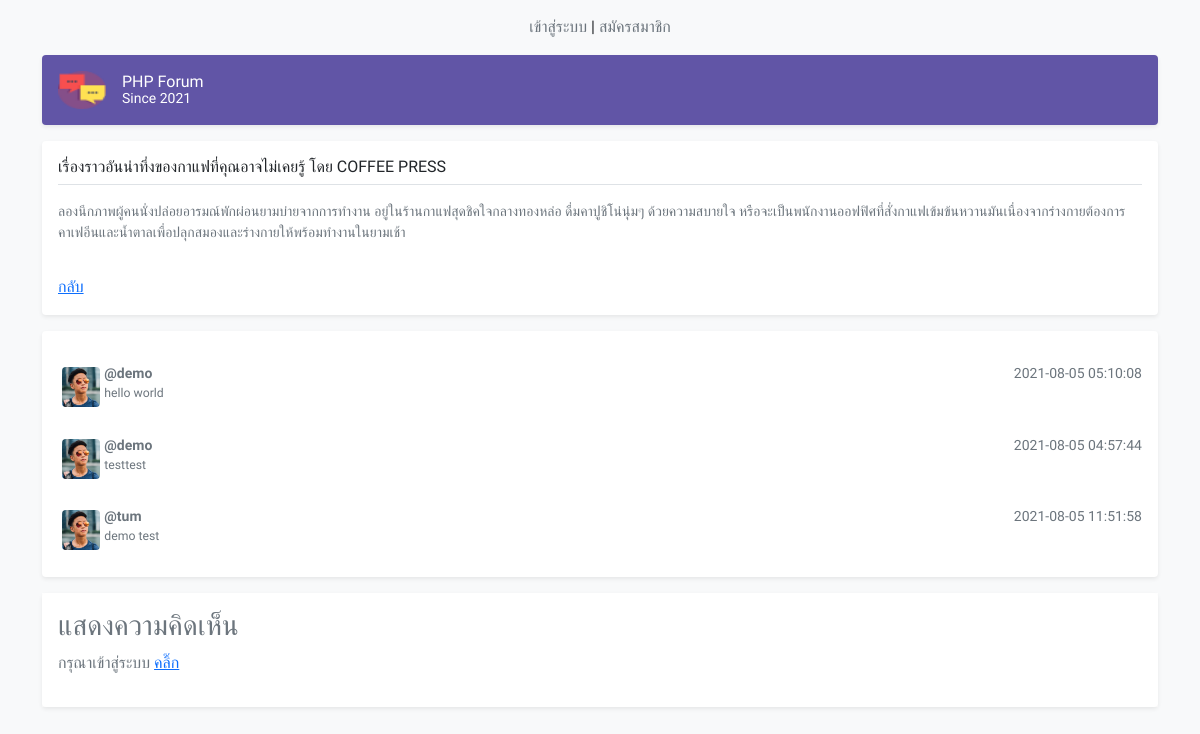
/show.php?post_id=1, run on the app's committed database.
### tables this page shows
CREATE TABLE `posts` (
  `id` bigint(20) NOT NULL AUTO_INCREMENT,
  `category_id` bigint(20) unsigned DEFAULT NULL,
  `member_id` int(11) DEFAULT NULL,
  `title` varchar(255) NOT NULL,
  `content` longtext NOT NULL,
  `created_at` timestamp NOT NULL ON UPDATE CURRENT_TIMESTAMP,
  PRIMARY KEY (`id`),
  KEY `category_id` (`category_id`),
  KEY `member_id` (`member_id`),
  CONSTRAINT `posts_ibfk_1` FOREIGN KEY (`category_id`) REFERENCES `categories` (`id`) ON DELETE NO ACTION,
  CONSTRAINT `posts_ibfk_2` FOREIGN KEY (`member_id`) REFERENCES `member` (`id`)
);

CREATE TABLE `comments` (
  `id` bigint(20) NOT NULL AUTO_INCREMENT,
  `member_id` int(11) NOT NULL,
  `post_id` bigint(20) NOT NULL,
  `message` varchar(255) NOT NULL,
  `created_at` datetime NOT NULL,
  PRIMARY KEY (`id`),
  KEY `member_id` (`member_id`),
  KEY `post_id` (`post_id`),
  CONSTRAINT `comments_ibfk_1` FOREIGN KEY (`member_id`) REFERENCES `member` (`id`),
  CONSTRAINT `comments_ibfk_2` FOREIGN KEY (`post_id`) REFERENCES `posts` (`id`)
);

CREATE TABLE `member` (
  `id` int(11) NOT NULL AUTO_INCREMENT,
  `icon` varchar(255) DEFAULT NULL,
  `username` varchar(255) NOT NULL,
  `password` varchar(255) NOT NULL,
  PRIMARY KEY (`id`)
);

### show.php (the view, shortened to what this page needs)
<!doctype html>
<html lang="en">
<head>
    <link href="https://cdn.jsdelivr.net/npm/bootstrap@5.0.2/dist/css/bootstrap.min.css" rel="stylesheet">
    <link rel="stylesheet" href="https://cdn.jsdelivr.net/npm/bootstrap-icons@1.5.0/font/bootstrap-icons.css">
    <link href="css/style.css" rel="stylesheet">
</head>
<body class="bg-light">
<main class="container">
    <?php include 'partials/header.php'; ?>
    <?php
    include 'partials/connect.php';
    $query = $conn->query("SELECT * FROM posts where id ='" . $_GET['post_id']. "' ");
    $post = $query->fetch_assoc();
    $comments = $conn->query("SELECT comments.message, comments.created_at, member.username AS member_username FROM comments INNER JOIN member ON member.id = comments.member_id where comments.post_id ='" . $_GET['post_id']. "' ORDER BY comments.id DESC ");
    ?>
    <div class="my-3 p-3 bg-body rounded shadow-sm">
        <h6 class="border-bottom pb-2 mb-0"><?php echo $post['title']; ?></h6>
        <div class="d-flex text-muted pt-3">
            <div class="pb-3 mb-0 small lh-md w-100">
                <div class="d-flex justify-content-between">
                    <?php echo $post['content']; ?>
                </div>
            </div>
        </div>
        <div>
            <a href="./post.php?category_id=<?php echo $post['category_id']; ?>">กลับ</a>
        </div>
    </div>
    <div class="my-3 p-3 bg-body rounded shadow-sm">
        <?php
        if ($comments->num_rows > 0) {
              while($row = $comments->fetch_assoc()) {
        ?>
        <div class="bg-body d-flex text-muted pt-3">
            <img src="./images/male-1.jpg" class="rounded m-1" alt="" width="40" height="40">
            <div class="pb-3 mb-0 small lh-md w-100">
                <div class="d-flex justify-content-between">
                    <strong class="text-gray-dark ml-5">
                        <a href="show.php?post_id=" class="nounderline">
                            @<?php echo $row['member_username']; ?>
                        </a>
                    </strong>
                    <?php echo $row['created_at']; ?>
                </div>
                <span class="d-block small">
                    <a href="show.php?post_id=" class="nounderline">
                        <?php echo $row['message']; ?>
                    </a>
                </span>
            </div>
        </div>
        <?php
              }
        }
        ?>
    </div>
    <?php
        include 'comment.php';
    ?>
</main>
</body>
</html>

### css/style.css (style rules this page uses)
html, body { overflow-x: hidden; font-family: 'Sarabun', sans-serif; }
body { padding-top: 15px; font-family: 'Sarabun', sans-serif; }
.nounderline { color: #6c757d; text-decoration: none !important }

### data on the page
posts: title "เรื่องราวอันน่าทึ่งของกาแฟที่คุณอาจไม่เคยรู้ โดย COFFEE PRESS", content "ลองนึกภาพผู้คนนั่งปล่อยอารมณ์พักผ่อนยามบ่ายจากการทำงาน อยู่ในร้านกาแฟสุดชิคใจกลางทองหล่อ ดื่มคาปูชิโน่นุ่มๆ ด้วยความสบายใจ หรือจะเป็นพนักงานออฟฟิศที่สั่งกาแฟเข้มข้นหวานมันเนื่องจากร่างกายต้องการคาเฟอีนและน้ำตาลเพื่อปลุกสมองและร่างกายให้พร้อมทำงานในยามเช้า"
comments: member.username "demo", created_at "2021-08-05 05:10:08", message "hello world"
comments: member.username "demo", created_at "2021-08-05 04:57:44", message "testtest"
comments: member.username "tum", created_at "2021-08-05 11:51:58", message "demo test"
